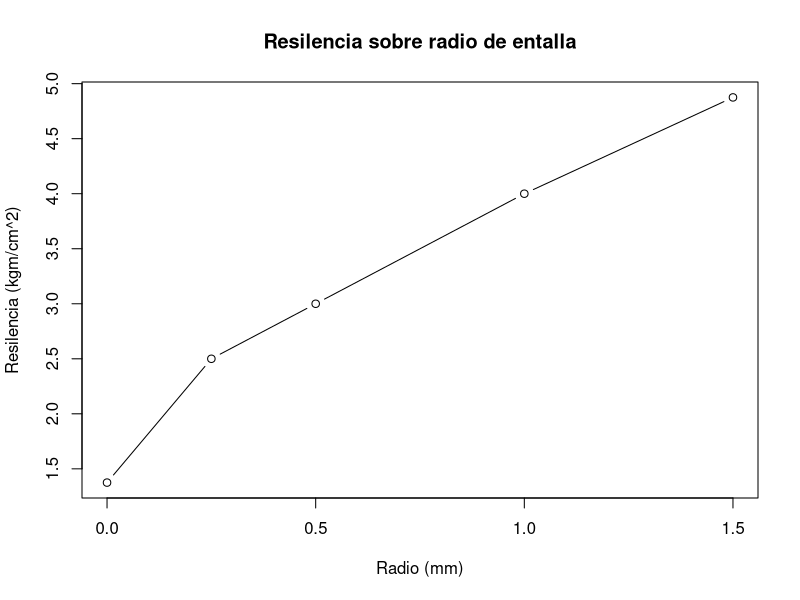
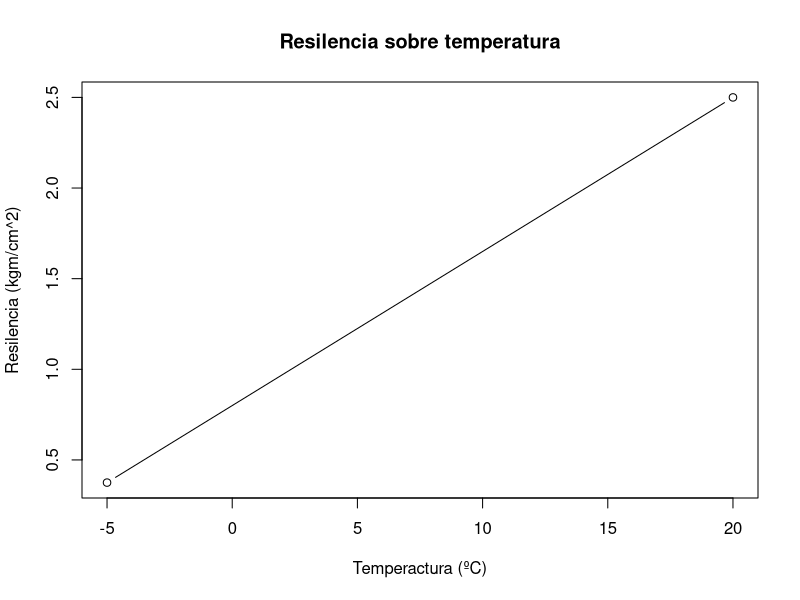
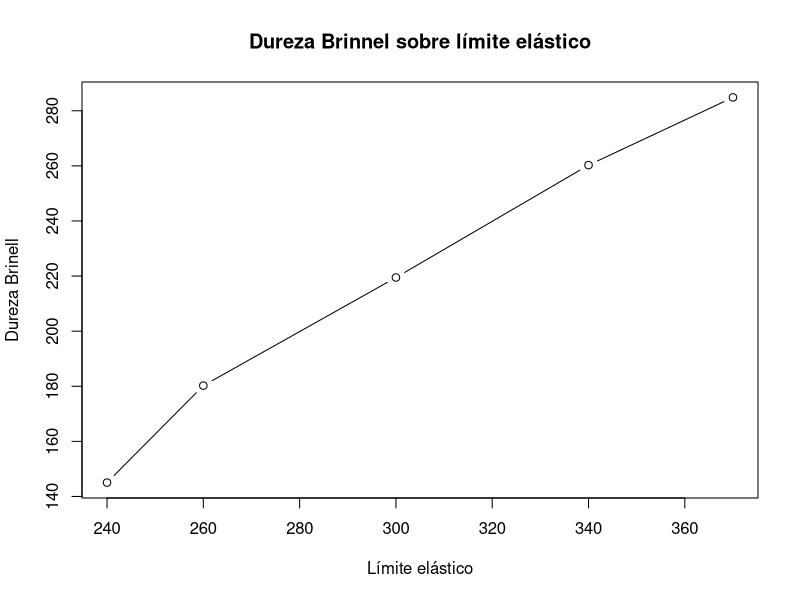
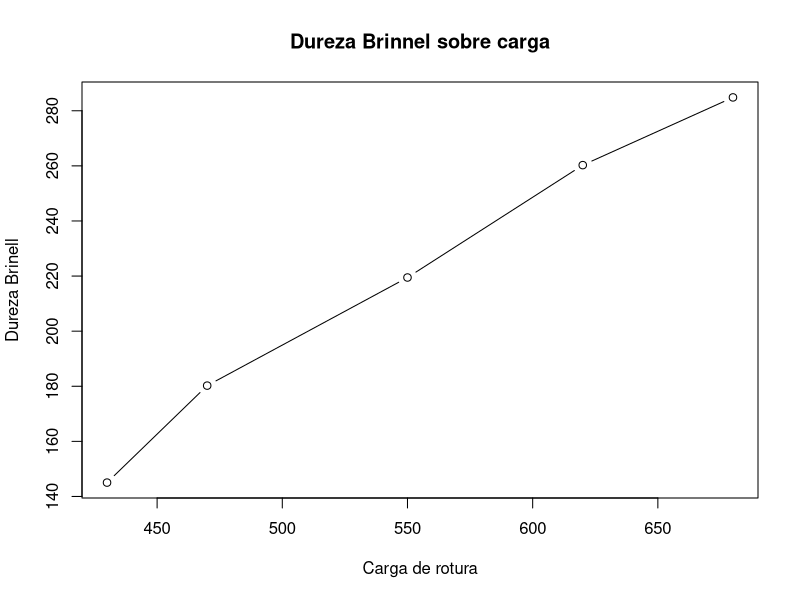
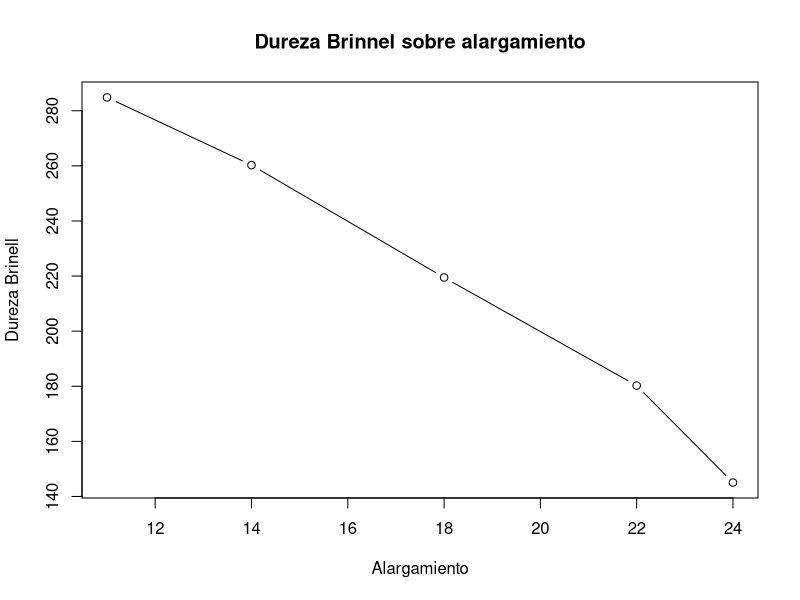
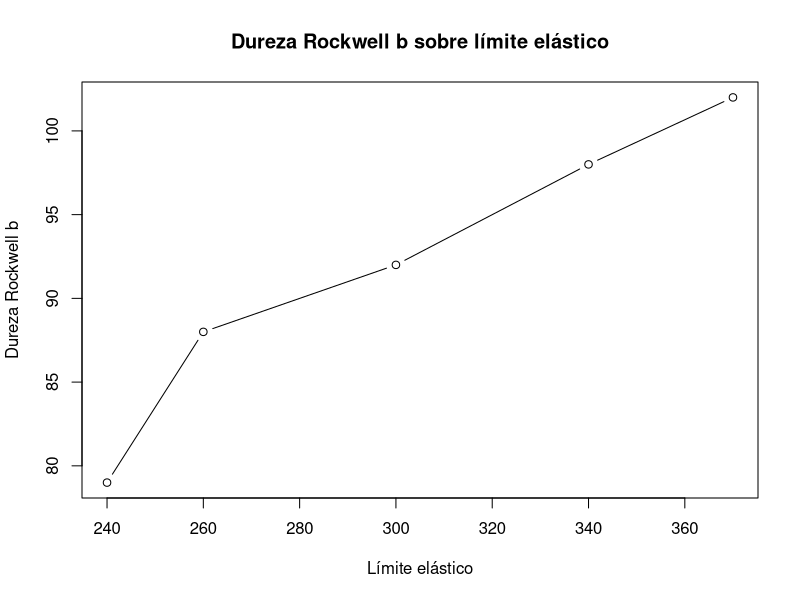
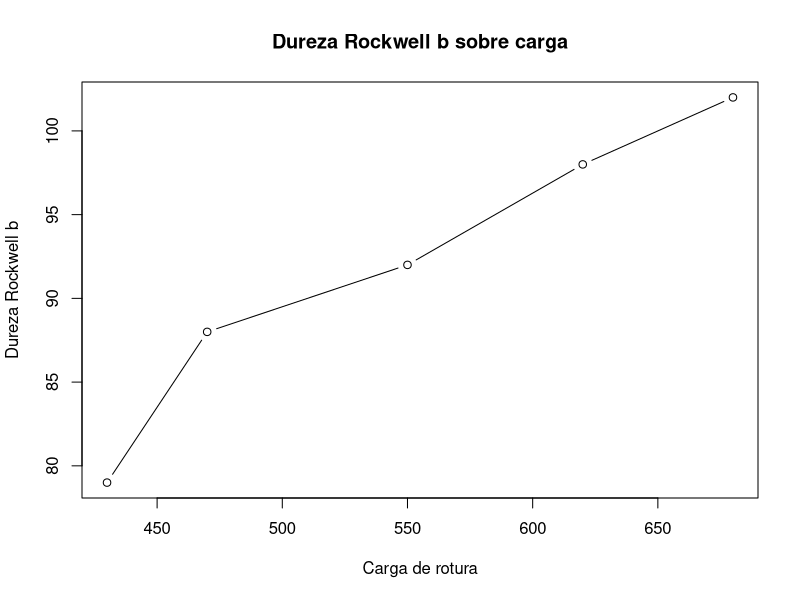
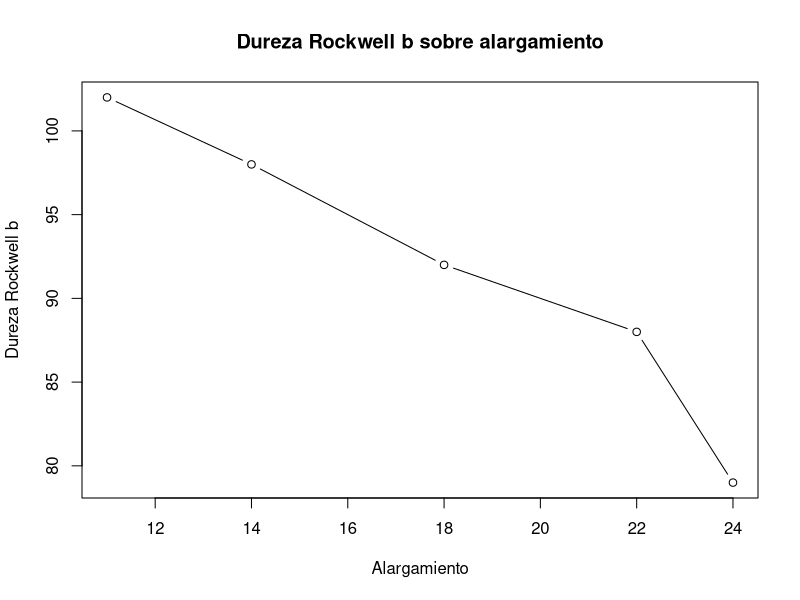

These figures' R source, in order:
## ---- chunk 1
#Medidas y cálculos----

#Son los valores iniciales y finales además de las fuerzas en los últimos dos puestos de cada vector
MedAcero <- c(50, 12.5, 1, 76, 8.5, 0.8, 2129, 3749) 
Sec0Ac <- MedAcero[2] * MedAcero[3]
SecfAc <- MedAcero[5] * MedAcero[6]
TensElAc <- MedAcero[7] / Sec0Ac
TensMaxAc <- MedAcero[8] / Sec0Ac
AlAc <- (MedAcero[4] - MedAcero[1]) / MedAcero[1]
ZAc <- (Sec0Ac - SecfAc) / Sec0Ac
  
MedCobre <- c(50, 12.5, 1, 70, 11, 0.9, 476, 2652)
Sec0Co <- MedCobre[2] * MedCobre[3]
SecfCo <- MedCobre[5] * MedCobre[6]
TensElCo <- MedCobre[7] / Sec0Co
TensMaxCo <- MedCobre[8] / Sec0Co
AlCo <- (MedCobre[4] - MedCobre[1]) / MedCobre[1]
ZCo <- (Sec0Co -SecfCo) /Sec0Co

MedPolímero <- c(50, 10, 4, 350, 4.5, 1.2, 754.75, 972.27)
Sec0Pol <- MedPolímero[2] * MedPolímero[3]
SecfPol <- MedPolímero[5] * MedPolímero[6]
TensElPol <- MedPolímero[7] / Sec0Pol
TensMaxPol <- MedPolímero[8] / Sec0Pol
AlPol <- (MedPolímero[4] - MedPolímero[1]) / MedPolímero[1]
ZPol <- (Sec0Pol -SecfPol) / Sec0Pol


#Resultados finales----
Acero <- c(MedAcero[1:3], Sec0Ac, MedAcero[4:6], SecfAc, MedAcero[7], MedAcero[8], TensElAc, TensMaxAc, AlAc, ZAc)
Cobre <- c(MedCobre[1:3], Sec0Co, MedCobre[4:6], SecfCo, MedCobre[7], MedCobre[8], TensElCo, TensMaxCo, AlCo, ZCo)
Polímero<- c(MedPolímero[1:3], Sec0Pol, MedPolímero[4:6], SecfPol, MedPolímero[7], MedPolímero[8], TensElPol, TensMaxPol, AlPol, ZPol)


T.Tabla <- data.frame(Acero, Cobre, Polímero)
Tabla <- t(T.Tabla)
colnames(Tabla) <- c("Longitud inicial (mm)", "Anchura inicial (mm)", "Espesor inicial (mm)", "Sección inical (mm^2)", "Longitud final (mm)", "Anchura final (mm)", "Espesor final (mm)", "Sección final (mm^2)", "Fuerza elástica (N)", "Fuerza máxima (N)", "Tensión elástica (MPa)", "Tensión máxima (MPa)", "Alargamiento (%)", "Zona plástica (%)")
knitr::kable(Tabla)
## ---- chunk 2

#Primero definimos todas las variables
ImpactProb1<-c("Sin entalla",20,100,28,28)
ImpactProb2<-c(0,20,80,1.1,1.375)
ImpactProb3<-c(0.25,20,80,2,2.5)
ImpactProb4<-c(0.5,20,80,2.4,3)
ImpactProb5<-c(1,20,80,3.2,4)
ImpactProb6<-c(1.5,20,80,3.9,4.875)
ImpactProb7<-c(0.25,-5,80,0.3,0.375)

ImpactRadioEnt<-c(0,0.25,0.5,1,1.5)
ImpactResilenciEnt<-c(1.375,2.5,3,4,4.875)

ImpactTemp<-c(-5,20)
ImpactResilenTemp<-c(0.375,2.5)



#Cada valor de los vectores corresponden a una probeta diferente

#Radio entalla
Radio <-c("Sin entalla",0,0.25,0.50,1,1.5,0.25)
#Temperatura
Temperatura<- c(20,20,20,20,20,20,-5)
#Sección
Sección <-c(100,80,80,80,80,80,80)
#Trabajo
Trabajo<-c(28,1.1,2,2.4,3.2,3.9,0.3)
#Resilencia
Resilencia<-c(28,1.375,2.5,3,3.4,4.875,0.375)

T.Tabla1 <- data.frame(Radio, Temperatura, Sección, Trabajo, Resilencia)
Tabla1 <- t(T.Tabla1)
colnames(Tabla1)<-c("Probeta1","Probeta2","Probeta3","Probeta4","Probeta5","Probeta6","Probeta7")
rownames(Tabla1)<-c('Radio (mm)','Temperatura (ºC)','Sección (mm^2)','Trabajo (kgm)','Resilencia (kgm/cm^2)')
knitr::kable(Tabla1)
## ---- chunk 3
plot(ImpactRadioEnt,ImpactResilenciEnt, type = "b", xlab = "Radio (mm)",ylab ="Resilencia (kgm/cm^2)", main = "Resilencia sobre radio de entalla")
## ---- chunk 4
plot(ImpactTemp,ImpactResilenTemp, type= "b", xlab = 
       "Temperactura (ºC)", ylab = "Resilencia (kgm/cm^2)", main = "Resilencia sobre temperatura")

## ---- chunk 5
HB <- c(145.04, 180.24, 219.48, 260.27, 284.85)
Re_Br <- c(240, 260, 300, 340, 370)
Rm_Br <- c(430, 470, 550, 620, 680)
Alargamiento_Br <- c(24, 22, 18, 14, 11)

plot(Re_Br, HB, type = "b", ylab = "Dureza Brinell", xlab = "Límite elástico", main = "Dureza Brinnel sobre límite elástico")
plot(Rm_Br, HB, type = "b", ylab = "Dureza Brinell", xlab = "Carga de rotura", main = "Dureza Brinnel sobre carga")
plot(Alargamiento_Br, HB, type = "b", ylab = "Dureza Brinell", xlab = "Alargamiento", main = "Dureza Brinnel sobre alargamiento")
## ---- chunk 6

HRb <- c(79, 88, 92, 98, 102)

plot(Re_Br, HRb, type = "b", ylab = "Dureza Rockwell b", xlab = "Límite elástico", main = "Dureza Rockwell b sobre límite elástico")
plot(Rm_Br, HRb, type = "b", ylab = "Dureza Rockwell b", xlab = "Carga de rotura", main = "Dureza Rockwell b sobre carga")
plot(Alargamiento_Br, HRb, type = "b", ylab = "Dureza Rockwell b", xlab = "Alargamiento", main = "Dureza Rockwell b sobre alargamiento")
## ---- chunk 7

El1 <- c(255, 150, 168, 0.6)
El2 <- c(204, 500, 556, 1.0)
El3 <- c(153, 1200, 1365, 1.9)
El4 <- c(127.5, 10400, 11750, 2.5)
El5 <- c(102, 76000, 8.2*10^4, 4.0)
El6 <- c(76.5, 8*10^6,9.1*10^6, 7.4)
T.Tabla_El <- data.frame(El1, El2, El3, El4, El5, El6)
Tabla_El <- t(T.Tabla_El)
colnames(Tabla_El) <- c("Tensión Rn (MPA)", "ng (ciclos)", "nr (ciclos)", "g (mm)")
rownames(Tabla_El) <- c("100%", "80%", "60%", "50%", "40%", "30%")
knitr::kable(Tabla_El)
## ---- chunk 8

Fat_tens <- c(76.5, 102, 127.5, 153, 204, 255)
ciclos_dano <- c(8*10^6, 76000, 10400, 1200, 500, 150)

log1 <- log(8*10^6, base = 10)
log2 <- log(76000, base = 10)
log3 <- log(10400, base = 10)
log4 <- log(1200, base = 10)
log5 <- log(500, base = 10)
log6 <- log(150, base = 10)
ciclos_dano.log <- c(log1, log2, log3, log4, log5, log6)
plot(ciclos_dano.log, Fat_tens, xlab = "Ciclos antes de que se dañe", ylab = "Tensión (MPa)", type = "b", main = "Tensión sobre cilos de dañado")

## ---- chunk 9

ciclos_rotura <- c(9.1*10^6, 8.2*10^4, 11750, 556, 168)

logr1 <- log(9.1*10^6, base = 10)
logr2 <- log(8.2*10^4, base = 10)
logr3 <- log(11750, base = 10)
logr4 <- log(1365, base = 10)
logr5 <- log(556, base = 10)
logr6 <- log(168, base = 10)

ciclos_rotura.log <- c(logr1, logr2, logr3, logr4, logr5, logr6)
plot(ciclos_rotura.log, Fat_tens, xlab = "Ciclos antes de la rotura", ylab = "Tensión (MPa)", type = "b", main = "Tensión sobre ciclos de rotura")
## ---- chunk 10

ElecCobre <- c(0.053, 2, 150, 100)
ElecLaton <- c(0.236, 2, 150, 100)
ElecAlumn <- c(0.090, 2, 150, 100)
ElecAl_Si_Mg <- c(0.165, 2, 150, 100)
ElecAcero <- c(0.477, 2, 150, 100)
ElecAceroInox <- c(2.396, 2, 150, 100)
T_TablaElec <- data.frame(ElecCobre, ElecLaton, ElecAlumn, ElecAl_Si_Mg, ElecAcero, ElecAceroInox)
TablaElec <- t(T_TablaElec)
rownames(TablaElec) <- c('Cobre', 'Latón (60%  Cu - 40% Zn', 'Aluminio', 'Aleación Al-Si-Mg', 'Acero (0.4% C)', 'Acero inoxidable (18% Cr - 8% Ni)')
colnames(TablaElec) <- c('V (mv)', 'I (A)', 'L (mm)', 'S (mm^2)')
knitr::kable(TablaElec)
## ---- chunk 11

ElecCobre2 <- c(0.0177, 56.60, 100)
ElecLaton2 <- c(0.0786, 12.72, 22.46)
ElecAlumn2 <- c(0.03, 33.33, 58.89)
ElecAl_Si_Mg2 <- c(0.055,18.18,32.12)
ElecAcero2 <- c(0.159,6.29,11.11)
ElecAceroInox2 <- c(0.7987,1.25,2.21)

T_TablaElec2 <- data.frame(ElecCobre2, ElecLaton2, ElecAlumn2, ElecAl_Si_Mg2, ElecAcero2, ElecAceroInox2)
TablaElec2 <- t(T_TablaElec2)
rownames(TablaElec2) <- c('Cobre', 'Latón (60%  Cu - 40% Zn', 'Aluminio', 'Aleación Al-Si-Mg', 'Acero (0.4% C)', 'Acero inoxidable (18% Cr - 8% Ni)')
colnames(TablaElec2) <- c('Resistividad (Ohmios*metro)', 'Conductividad (Ohmios*metro)^-1', 'Conductividad IACS (%)')
knitr::kable(TablaElec2)
## ---- chunk 12

Uno <- c(1, 100, 0, 637.5, 637.5, 21.2)
Dos <- c(2, 96, 4, 627, 575, 25.7)
Tres <- c(3, 90, 10, 620, 550, 49.2)
Cuatro <- c(4, 75, 25, 587.5, 500, 55.2)
Cinco <- c(5, 50, 50, 537.5, 450, 66.0)
Seis <- c(6, 0, 100, 412.5, 412.5, 12.3)

HV <- c(21.2, 25.7, 49.2, 55.2, 66.0, 12.3)
Zinc <- c(0, 4, 10, 25, 50, 100)

T.TablaSol1 <- data.frame(Uno, Dos, Tres, Cuatro, Cinco, Seis)
TablaSol1 <- t(T.TablaSol1)
colnames(TablaSol1) <- c("Muestra", "%Al", "%Zn", "Ti (ºC)", "Ts (ºC)", "HV (N/mm^2)")
rownames(TablaSol1) <- NULL
knitr::kable(TablaSol1)


A <- c("A", 0.21, 30, 2.5, 2.9, 2.7, 8, 21.6)
B <- c("B", 0.47, 35, 1.7, 2.3, 2.0, 6, 12)
C <- c("C", 0.80, 42, 1.2, 1.7, 1.5, 5, 7.5)
D <- c("D", 1.21, 50, 0.5, 0.9, 0.7, 4, 2.8)

T.TablaSol2 <- data.frame(A, B, C, D)
TablaSol2 <- t(T.TablaSol2)
colnames(TablaSol2) <- c("Molde", "Masa (kg)", "Velocidad enfriam.(ºC/s", "Mín. ancho (mm)", "Máx. ancho (mm)", "Ancho prom. (mm)", "Largo medio (mm)", "Área media (mm^2)")
rownames(TablaSol2) <- NULL
knitr::kable(TablaSol2)

Af1 <- c(5, 1, 30, 2.2, 2.4, 2.3, 6, 13.8)
Af2 <- c(10, 2, 30, 1.8, 2.0, 1.9, 5, 9.5)
Af3 <- c(15, 4, 30, 1.2, 1.4, 1.3, 4, 5.2)
Af4 <- c(20, 8, 30, 0.7, 1.0, 0.8, 2, 1.6)

TamanoGrano <- c(13.8, 9.5, 5.2, 1.6)
Porcentaje_afinador <- c(1,2,4,8)

T.Tabla_AF <- data.frame(Af1, Af2, Af3, Af4)
Tabla_AF <- t(T.Tabla_AF)
colnames(Tabla_AF) <- c("Afinador (g)", "Afinador (%)", "Vel. enfriam. (ºC/s)", "Máx dendríticos", "Mín dendríticos", "Promedio dendríticos", "Largo medio dendríticos (mm)", "Área media")
rownames(Tabla_AF) <- NULL
knitr::kable(Tabla_AF)
## ---- chunk 13
plot(Zinc, HV, type = "b", xlab = "Porcentaje de Zinc (%)", ylab = "Dureza Vickers", main = "Cantidad de Zinc sobre dureza Vickers")
## ---- chunk 14

plot(TamanoGrano, Porcentaje_afinador, xlab = "Área grano (mm^2)", ylab = "Cantidad de afinador (%)", type = "b", main = "Tamaño del grano sobre porcentaje de afinador")

## ---- chunk 15

PE <- c('Se propaga', 'Naranja', 'Blanco/gris', 'Vela/cera')
PA <- c('Se propaga y chisporrotea un poco', 'Naranja', 'Blanco/gris', 'Pelo quemado')
PVC <- c('Se autoextingue', 'Naranja apareciendo verde', 'Blanco/gris', 'Cable quemado/ácido clorídrico')
PS <- c('Se propaga', 'Rojiza','Negro','Poliestileno')
PMMA <- c('Se propaga y chisporrotea mucho', 'Naranja', 'Blanco/gris', 'Fragante')
PC <- c('Se propaga', 'Naranja', 'Negro', 'Peculiar')
T_TablaPlasticos<-data.frame(PE,PA,PVC,PS,PMMA,PC)
TablaPlasticos<-t(T_TablaPlasticos)
colnames(TablaPlasticos) <- c('Comportamiento de la llama','Color de la llama', 'Humo', 'Olor')
rownames(TablaPlasticos) <- c('Polietileno/propileno','Poliamida','PVC','Poliestireno','Polimetilmetacrilato','Policarbonato')
knitr::kable(TablaPlasticos)
